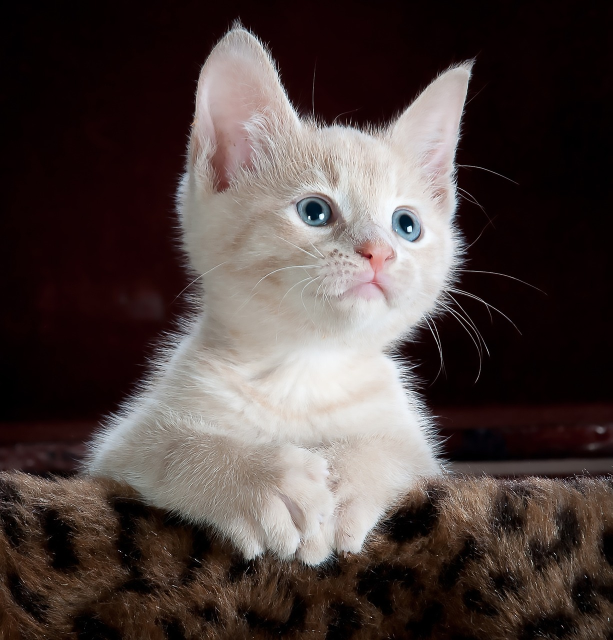
#> input picture day 6 25-10-2025/homework/cat.jpeg, 1225 x 1280 px, found by its file name (shown at 1/2 size)
$ jupyter execute --allow-errors exercise3_problem.ipynb
#> lines starting #> are read from the running program, lines starting #| are printed output that depends on the picture
Image Gradient

[cell 1]
import cv2
from google.colab.patches import cv2_imshow
import math
from matplotlib import pyplot as plt


cat_image = cv2.imread('/content/cat.jpeg', 0)
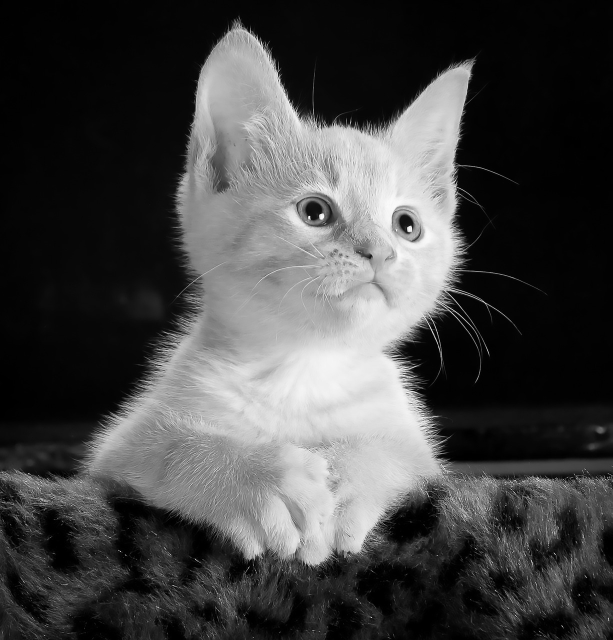
#> cat_image: shape (1280, 1225) (shown at 1/2 size); min 0, max 255, mean 69.8
cat_image = cv2.resize(cat_image, (400,400), interpolation = cv2.INTER_AREA)
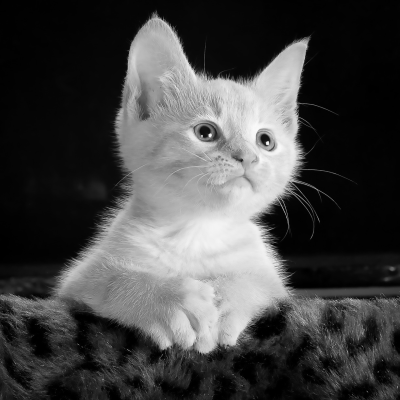
#> cat_image: shape (400, 400); min 0, max 249, mean 69.8

cat_image_list = cat_image.tolist()
#> cat_image_list = 400 items
#> (the rest of this cell did not finish here and is left out)

[cell 2]
#Caculate gradient in X-direction
def computeXDerivative(image):
  w = len(image[0])
  h = len(image)
  x_derivative = [[0]*w for _ in range(h)]

  #your code here *********************

  return x_derivative

[cell 3]
# Calculate the gradient magnitude
def computeMagniguteXY(image):
  w = len(image[0])
  h = len(image)
  gradient_magnitude = [[0]*w for _ in range(h)]

    #your code here *********************


  return gradient_magnitude

[cell 4]
#Caculate gradient in Y-direction
def computeYDerivative(image):
  w = len(image[0])
  h = len(image)
  y_derivative = [[0]*w for _ in range(h)]

  #your code here *********************


  return y_derivative

Convolution

[cell 5]
#Caculate gradient in X-direction
def computeGradientUsingConv(image, kernel):
  w = len(image[0])
#> w = 400
  h = len(image)
#> h = 400
  x_derivative = [[0]*w for _ in range(h)]
#> x_derivative = 400 items
  k = 1
  #your code here *********************

  return x_derivative

[cell 6]
x_kernel = [[0, 0, 0], [-1, 0, 1], [0, 0, 0]]
x_gradient = computeGradientUsingConv(cat_image_list, x_kernel)
#> x_gradient = 400 items

y_kernel = [[0, -1, 0], [0, 0, 0], [0, 1, 0]]

y_gradient = computeGradientUsingConv(cat_image_list, y_kernel)
#> y_gradient = 400 items

fig = plt.figure(figsize=(10, 7))
# showing image
fig.add_subplot(2, 2, 1)
plt.imshow(x_gradient, cmap="gray")
plt.axis('off')
plt.title("X gradient")

fig.add_subplot(2, 2, 2)
plt.imshow(y_gradient, cmap="gray")
plt.axis('off')
plt.title("Y gradient")
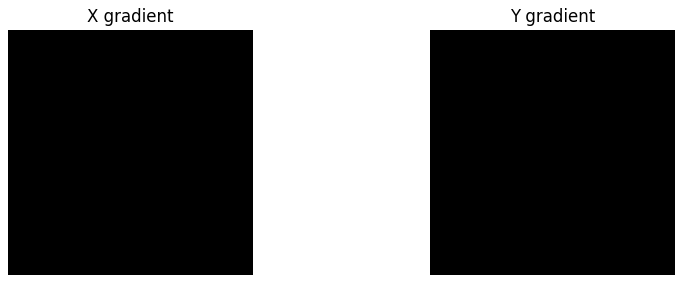
#> figure drawn by matplotlib, 2 panels
